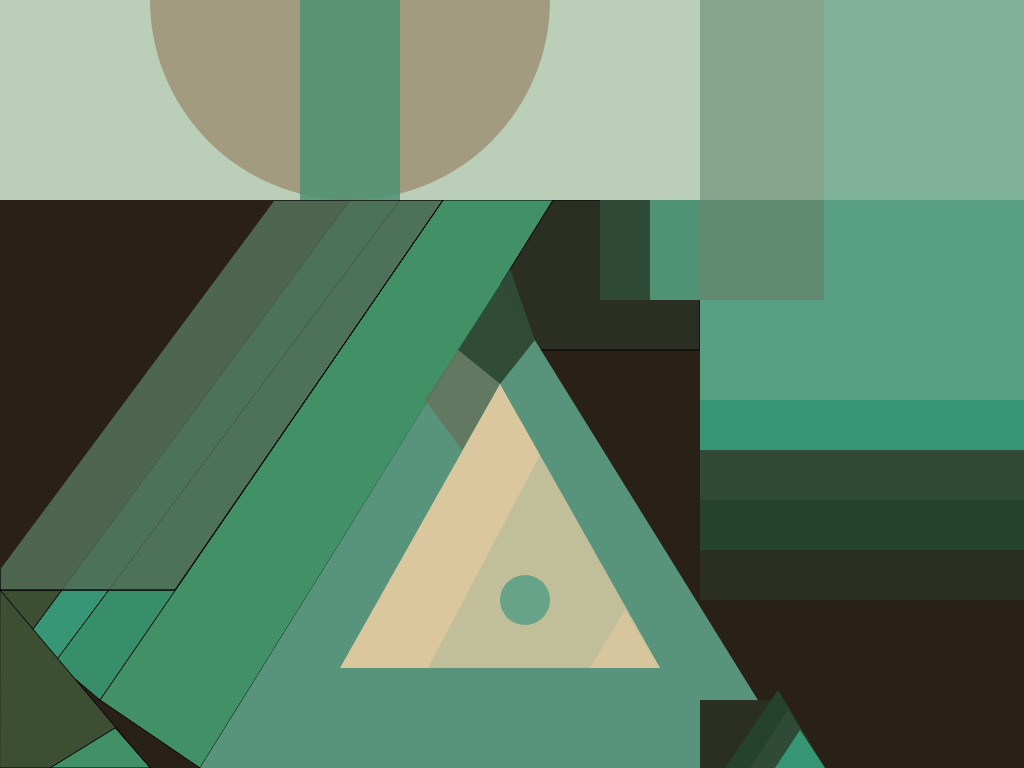
Frame 1 (no input)
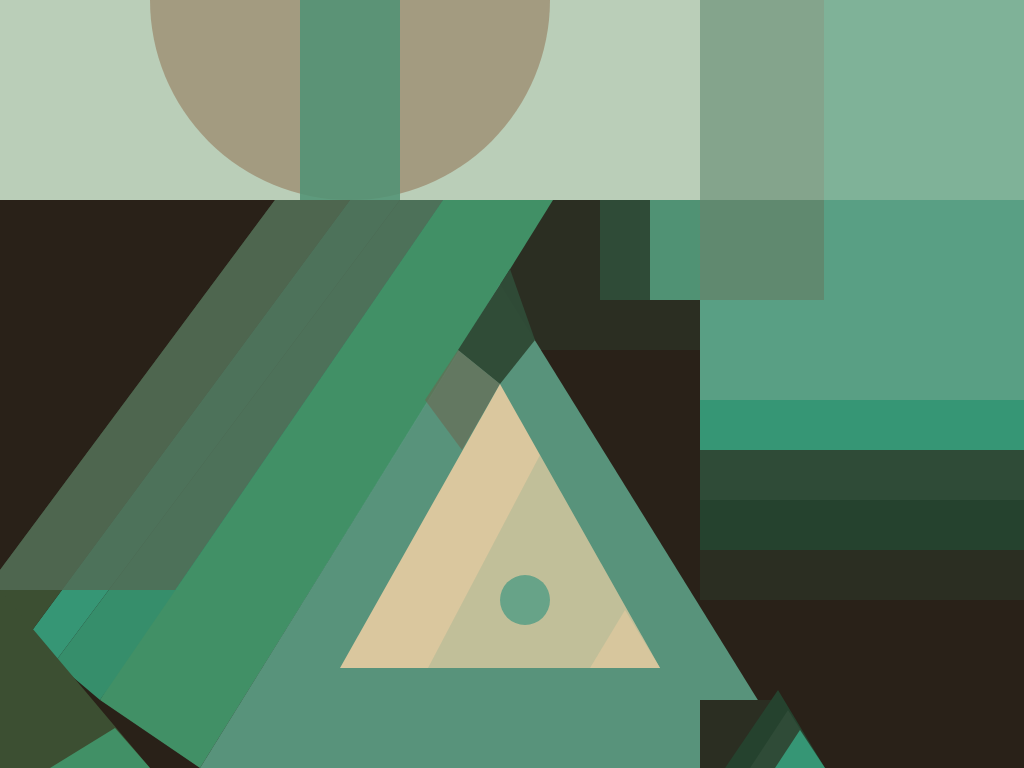
Frame 60 (no input)
Frame 120 (the mouse pressed at the canvas centre since frame 60): identical to frame 60, image omitted

The p5.js sketch that drew these frames (run headless with seeded random() and noise() and a simulated clock; from frame 60 on, the mouse is pressed at the canvas centre):

// p5.js sketch
// ── sketch.js
function setup() {
  // put setup code here
  createCanvas(1024, 768);
}

function draw() {
  // put drawing code here
  background(41, 33, 24);

  //brown box
  fill(43, 46, 34);
  rect(400, 200, 300, 150);

  //line 1
  fill(65, 144, 102);
  beginShape();
  vertex(403, 200);
  vertex(553, 200);
  vertex(200, 768);
  vertex(100, 700);
  endShape();

  //line 2
  fill(54, 142, 107);
  beginShape();
  vertex(400, 200);
  vertex(443, 200);
  vertex(100, 700);
  vertex(55, 662);
  endShape();

  //line 3
  fill(54, 150, 117);
  beginShape();
  vertex(350, 200);
  vertex(400, 200);
  vertex(55, 662);
  vertex(25, 640);
  endShape();

  //line 4
  fill(60, 79, 50);
  beginShape();
  vertex(275, 200);
  vertex(350, 200);
  vertex(25, 640);
  vertex(0, 625);
  vertex(0, 570);
  endShape();

  //dark line block
  fill(83, 108, 85, 150);
  beginShape();
  vertex(275, 200);
  vertex(443, 200);
  vertex(175, 590);
  vertex(0, 590);
  vertex(0, 570);
  endShape();

  //overlay block
  fill(83, 108, 85, 150);
  beginShape();
  vertex(275, 200);
  vertex(443, 200);
  vertex(175, 590);
  vertex(0, 590);
  vertex(0, 570);
  endShape();

  //bottom left triangle brown
  fill(60, 79, 50);
  triangle(0, 590, 150, 768, 0, 768);

  //teal triangle
  fill(65, 144, 102);
  triangle(150, 768, 50, 768, 115, 728);

  //mint rect
  fill(186, 206, 184);
  noStroke();
  rect(0, 0, 700, 200);

  //brown circle
  fill(160, 148, 120, 220);
  ellipse(350, 0, 400, 400);

  //teal
  fill(80, 146, 116, 220);
  rect(300, 0, 100, 200);

  //brown box
  fill(47, 75, 55);
  rect(600, 200, 50, 100);

  //teal box
  fill(80, 146, 116);
  rect(650, 200, 50, 100);

  //teal triangle
  fill(94, 160, 135, 230);
  triangle(500, 284, 800, 768, 200, 768);

  //diamond dark brown
  fill(47, 75, 55, 250);
  beginShape();
  vertex(510, 269);
  vertex(535, 340);
  vertex(500, 384);
  vertex(458, 350);
  endShape();

  //diamond light brown
  fill(108, 102, 80, 150);
  beginShape();
  vertex(458, 350);
  vertex(425, 400);
  vertex(462, 450);
  vertex(500, 384);
  endShape();

  //Tan triangle
  fill(218, 199, 158);
  triangle(500, 384, 660, 668, 340, 668);

  //teal triangle overlay
  fill(94, 160, 135, 50);
  triangle(540, 455, 660, 668, 428, 668);

  //tiny Tan triangle
  fill(218, 199, 158, 230);
  triangle(625, 610, 660, 668, 590, 668);

  //teal circle
  fill(94, 160, 135, 230);
  ellipse(525, 600, 50, 50);

  //brown box layer 6
  fill(43, 46, 34);
  rect(700, 0, 1024, 600);

  //brown box layer 5
  fill(37, 66, 46);
  rect(700, 0, 324, 550);

  //brown box layer 4
  fill(47, 75, 55);
  rect(700, 0, 324, 500);

  //green box layer 3
  fill(54, 150, 117);
  rect(700, 0, 324, 450);

  //green box layer 2
  fill(94, 160, 135, 230);
  rect(700, 0, 324, 400);

  //brown box layer
  fill(108, 102, 80, 100);
  rect(700, 0, 124, 300);

  //mint light box layer 1
  fill(186, 206, 184, 100);
  rect(700, 0, 324, 200);

  //brown box bottom right
  fill(43, 46, 34);
  rect(700, 700, 75, 130);

  //teal triangle layer 3
  fill(37, 66, 46);
  triangle(778, 690, 825, 768, 725, 768);

  //teal triangle layer 2
  fill(47, 75, 55);
  triangle(788, 710, 825, 768, 750, 768);

  //teal triangle layer 1
  fill(54, 150, 117);
  triangle(800, 730, 825, 768, 775, 768);
}
